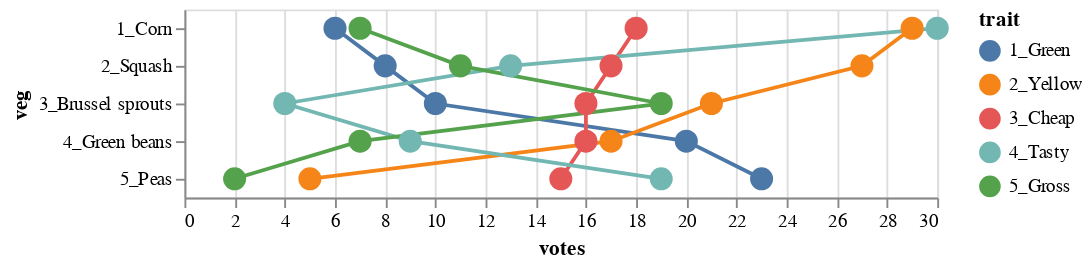

Notebook code for this chart:
### Markdown cell above
## Layering dots and lines – guides the eye

**It's not usually a great idea to connect categorical variables with lines, since there is nothing between the vegetables**, but let's try it here to see if it helps guide the eye.

**Altair let's us use a `+` to layer individual charts and match their axes.**

### Code cell
dots = alt.Chart(df).mark_circle(size=150,opacity=1.0).encode(
    x = 'votes:Q',
    y = 'veg:O',
    color = 'trait:N'
)

lines = alt.Chart(df).mark_line().encode(
    x = 'votes:Q',
    y = 'veg:O',
    color = 'trait:N'
)

lines + dots

### Figure 1 — Vega-Lite specification as saved in the notebook (floating-point values rounded to 4 significant figures)
{"config": {"view": {"continuousWidth": 400, "continuousHeight": 300}}, "layer": [{"mark": "line", "encoding": {"color": {"type": "nominal", "field": "trait"}, "x": {"type": "quantitative", "field": "votes"}, "y": {"type": "ordinal", "field": "veg"}}}, {"mark": {"type": "circle", "opacity": 1.0, "size": 150}, "encoding": {"color": {"type": "nominal", "field": "trait"}, "x": {"type": "quantitative", "field": "votes"}, "y": {"type": "ordinal", "field": "veg"}}}], "data": {"name": "data-39f9d319c3f1fa0701a2f2e8a04001de"}, "$schema": "https://vega.github.io/schema/vega-lite/v4.8.1.json", "datasets": {"data-39f9d319c3f1fa0701a2f2e8a04001de": [{"veg": "1_Corn", "trait": "1_Green", "votes": 6}, {"veg": "2_Squash", "trait": "1_Green", "votes": 8}, {"veg": "3_Brussel sprouts", "trait": "1_Green", "votes": 10}, {"veg": "4_Green beans", "trait": "1_Green", "votes": 20}, {"veg": "5_Peas", "trait": "1_Green", "votes": 23}, {"veg": "1_Corn", "trait": "2_Yellow", "votes": 29}, {"veg": "2_Squash", "trait": "2_Yellow", "votes": 27}, {"veg": "3_Brussel sprouts", "trait": "2_Yellow", "votes": 21}, {"veg": "4_Green beans", "trait": "2_Yellow", "votes": 17}, {"veg": "5_Peas", "trait": "2_Yellow", "votes": 5}, {"veg": "1_Corn", "trait": "3_Cheap", "votes": 18}, {"veg": "2_Squash", "trait": "3_Cheap", "votes": 17}, {"veg": "3_Brussel sprouts", "trait": "3_Cheap", "votes": 16}, {"veg": "4_Green beans", "trait": "3_Cheap", "votes": 16}, {"veg": "5_Peas", "trait": "3_Cheap", "votes": 15}, {"veg": "1_Corn", "trait": "4_Tasty", "votes": 30}, {"veg": "2_Squash", "trait": "4_Tasty", "votes": 13}, {"veg": "3_Brussel sprouts", "trait": "4_Tasty", "votes": 4}, {"veg": "4_Green beans", "trait": "4_Tasty", "votes": 9}, {"veg": "5_Peas", "trait": "4_Tasty", "votes": 19}, {"veg": "1_Corn", "trait": "5_Gross", "votes": 7}, {"veg": "2_Squash", "trait": "5_Gross", "votes": 11}, {"veg": "3_Brussel sprouts", "trait": "5_Gross", "votes": 19}, {"veg": "4_Green beans", "trait": "5_Gross", "votes": 7}, {"veg": "5_Peas", "trait": "5_Gross", "votes": 2}]}}
